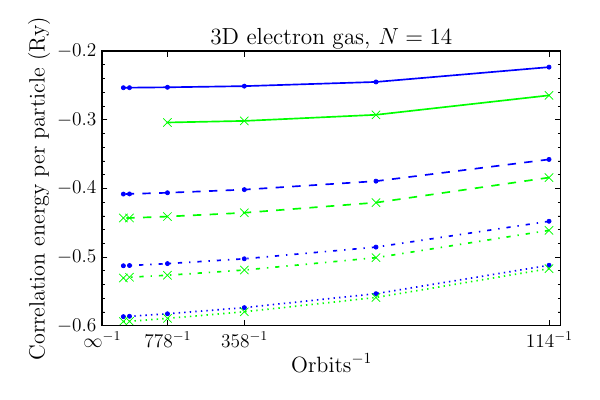

Source code (Python):
from numpy import *
from matplotlib.pyplot import *
from matplotlib import rc
from matplotlib.ticker import MultipleLocator, FormatStrFormatter

#     Use Latex font as default
rc('font',**{'family':'serif','serif':['Helvetica']})
rc('text', usetex=True)
matplotlib.rcParams.update({'font.size': 14})
rc('legend',**{'fontsize':14})   

#     Initialize a figure
fig = figure(figsize=(6,4), dpi=60)

#     Read data file
fileName = "nOrbitsEneRs";
fileNameSRG1 = "srg_rs0.5";
fileNameSRG2 = "srg_rs1.0";
fileNameSRG3 = "srg_rs2.0";
fileNameSRG4 = "srg_rs5.0";
fileNameFCIQ1 = "fciqmc_rs0.5";
fileNameFCIQ2 = "fciqmc_rs1.0";
fileNameFCIQ3 = "fciqmc_rs2.0";
fileNameFCIQ4 = "fciqmc_rs5.0";
fileNameCCD1 = "ccd_rs0.5";
fileNameCCD2 = "ccd_rs1.0";
fileNameCCD3 = "ccd_rs2.0";
fileNameCCD4 = "ccd_rs5.0";

dataSRG1 = loadtxt(fileNameSRG1)
dataSRG2 = loadtxt(fileNameSRG2)
dataSRG3 = loadtxt(fileNameSRG3)
dataSRG4 = loadtxt(fileNameSRG4)
dataFCIQ1 = loadtxt(fileNameFCIQ1)
dataFCIQ2 = loadtxt(fileNameFCIQ2)
dataFCIQ3 = loadtxt(fileNameFCIQ3)
dataFCIQ4 = loadtxt(fileNameFCIQ4)
dataCCD1 = loadtxt(fileNameCCD1)
dataCCD2 = loadtxt(fileNameCCD2)
dataCCD3 = loadtxt(fileNameCCD3)
dataCCD4 = loadtxt(fileNameCCD4)

orbitsSRG1 = 1/dataSRG1[:,1]
orbitsSRG2 = 1/dataSRG2[:,1]
orbitsSRG3 = 1/dataSRG3[:,1]
orbitsSRG4 = 1/dataSRG4[:,1]
orbitsFCIQ1 = 1/dataFCIQ1[:,0]
orbitsFCIQ2 = 1/dataFCIQ2[:,0]
orbitsFCIQ3 = 1/dataFCIQ3[:,0]
orbitsFCIQ4 = 1/dataFCIQ4[:,0]
orbitsCCD1 = 1/dataCCD1[:,1]
orbitsCCD2 = 1/dataCCD2[:,1]
orbitsCCD3 = 1/dataCCD3[:,1]
orbitsCCD4 = 1/dataCCD4[:,1]

eneSRG1 = dataSRG1[:,3]*7.0
eneSRG2 = dataSRG2[:,3]*7.0
eneSRG3 = dataSRG3[:,3]*7.0
eneSRG4 = dataSRG4[:,3]*7.0
eneFCIQ1 = dataFCIQ1[:,1]
eneFCIQ2 = dataFCIQ2[:,1]
eneFCIQ3 = dataFCIQ3[:,1]
eneFCIQ4 = dataFCIQ4[:,1]
eneCCD1 = dataCCD1[:,3]*7.0 
eneCCD2 = dataCCD2[:,3]*7.0
eneCCD3 = dataCCD3[:,3]*7.0
eneCCD4 = dataCCD4[:,3]*7.0

dashes1 = [5,2,2,2];
dashes2 = [5,2,1,2,1,2];

spring_green = (0, 1.0, 0)

#     Plot
#p1 = plot(orbitsSRG, eneSRG, color="red", linewidth=1.2, 
#          linestyle=":", marker=".", label="SRG")
# p9 = plot(orbitsSRG4, eneSRG4, color="red", linewidth=1.2,
#           linestyle="-", marker=".", label="SRG, rs = 5.0")
p8 = plot(orbitsCCD4, eneCCD4, color="blue", linewidth=1.2,
          linestyle="-", marker=".", label="CCD, rs = 5.0")
p7 = plot(orbitsFCIQ4, eneFCIQ4, color=spring_green, linewidth=1.2,
          linestyle="-", marker="x", label="FCIQMC, rs = 5.0")

# p10 = plot(orbitsSRG3, eneSRG3, color="red", linewidth=1.2,
#            linestyle="--", marker=".", label="SRG, rs = 2.0")
p6 = plot(orbitsCCD3, eneCCD3, color="blue", linewidth=1.2,
          linestyle="--", marker=".", label="CCD, rs = 2.0")
p5 = plot(orbitsFCIQ3, eneFCIQ3, color=spring_green, linewidth=1.2,
          linestyle="--", marker="x", label="FCIQMC, rs = 2.0")

# p11 = plot(orbitsSRG2, eneSRG2, color="red", linewidth=1.2,
#            linestyle="-.", marker=".", label="SRG, rs = 1.0")
p4 = plot(orbitsCCD2, eneCCD2, color="blue", linewidth=1.2,
          linestyle="-.", marker=".", label="CCD, rs = 1.0")
p3 = plot(orbitsFCIQ2, eneFCIQ2, color=spring_green, linewidth=1.2,
          linestyle="-.", marker="x", label="FCIQMC, rs = 1.0")

# p12 = plot(orbitsSRG1, eneSRG1, color="red", linewidth=1.2,
#            linestyle=":", marker=".", label="SRG, rs = 0.5")
p2 = plot(orbitsCCD1, eneCCD1, color="blue", linewidth=1.2,
          linestyle=":", marker=".", label="CCD, rs = 0.5")
p1 = plot(orbitsFCIQ1, eneFCIQ1, color=spring_green, linewidth=1.2,
          linestyle=":", marker="x", label="FCIQMC, rs = 0.5")


#plot([0, 0.021], [-0.217, -0.217], 'k', lw=1.2, linestyle="--",
#    label="VMC, TDL")
# plot([0, N_ele.max()], [0.242, 0.242], 'k', lw=1.2, linestyle="-.")
# plot([0, N_ele.max()], [0.0945, 0.0945], 'k', lw=1.2, linestyle="-")


#     Legend
#leg = legend(loc='upper left', labelspacing=0.1)
#fr_leg = leg.get_frame()
#fr_leg.set_lw(0.6)

#     Set minor and major ticks
#majorLocatorX = MultipleLocator(50)
#minorLocatorX = MultipleLocator(10)
majorLocatorY = MultipleLocator(0.10)
minorLocatorY = MultipleLocator(0.02)
axis = fig.gca()
#axis.xaxis.set_major_locator(majorLocatorX)
#axis.xaxis.set_minor_locator(minorLocatorX)
axis.yaxis.set_major_locator(majorLocatorY)
axis.yaxis.set_minor_locator(minorLocatorY)

xticks([0.0, 1./778, 1./358, 1./114],
       [r'$\infty^{-1}$', r'$778^{-1}$', r'$358^{-1}$', r'$114^{-1}$'])
#yticks([-0.217], [-0.217])

#     Limits on axes
#xlim(nShellsCCD.min(), nShellsCCD.max())
#xlim(0.0, orbitsSRG.max())
xlim(0.0, 0.009)
#ylim(ene_hf.min(), ene_hf.max())
#ylim(-0.62, 0.6)

#     Set axis labels
xlabel('Orbits$^{-1}$', fontsize=16)
ylabel('Correlation energy per particle (Ry)', fontsize=16)
title("3D electron gas, $N = 14$")

fig.tight_layout()
frame = axis.get_frame()
frame.set_linewidth(0.1)

#show()

fig.savefig(fileName+'.pdf', format='pdf')
fig.savefig(fileName+'.eps', format='eps')
